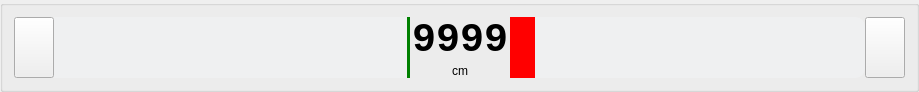
<?xml version="1.0" encoding="UTF-8"?>
<ui version="4.0">
 <class>GuidanceToolbarTop</class>
 <widget class="QGroupBox" name="GuidanceToolbarTop">
  <property name="geometry">
   <rect>
    <x>0</x>
    <y>0</y>
    <width>919</width>
    <height>82</height>
   </rect>
  </property>
  <property name="sizePolicy">
   <sizepolicy hsizetype="Expanding" vsizetype="Minimum">
    <horstretch>0</horstretch>
    <verstretch>0</verstretch>
   </sizepolicy>
  </property>
  <property name="windowTitle">
   <string>GroupBox</string>
  </property>
  <layout class="QGridLayout" name="gridLayout">
   <property name="spacing">
    <number>0</number>
   </property>
   <item row="0" column="0" rowspan="2">
    <widget class="QPushButton" name="pbLeft">
     <property name="sizePolicy">
      <sizepolicy hsizetype="Minimum" vsizetype="Minimum">
       <horstretch>0</horstretch>
       <verstretch>0</verstretch>
      </sizepolicy>
     </property>
     <property name="focusPolicy">
      <enum>Qt::NoFocus</enum>
     </property>
     <property name="text">
      <string/>
     </property>
     <property name="icon">
      <iconset resource="../../res/ressources.qrc">
       <normaloff>:/icons/ArrowTurnLeft.png</normaloff>:/icons/ArrowTurnLeft.png</iconset>
     </property>
     <property name="iconSize">
      <size>
       <width>45</width>
       <height>45</height>
      </size>
     </property>
    </widget>
   </item>
   <item row="0" column="2">
    <widget class="QLabel" name="lbXte">
     <property name="sizePolicy">
      <sizepolicy hsizetype="Preferred" vsizetype="Minimum">
       <horstretch>0</horstretch>
       <verstretch>0</verstretch>
      </sizepolicy>
     </property>
     <property name="minimumSize">
      <size>
       <width>100</width>
       <height>0</height>
      </size>
     </property>
     <property name="font">
      <font>
       <family>Monospace</family>
       <pointsize>30</pointsize>
       <weight>75</weight>
       <bold>true</bold>
      </font>
     </property>
     <property name="focusPolicy">
      <enum>Qt::NoFocus</enum>
     </property>
     <property name="text">
      <string>9999</string>
     </property>
     <property name="alignment">
      <set>Qt::AlignCenter</set>
     </property>
    </widget>
   </item>
   <item row="0" column="4" rowspan="2">
    <widget class="QPushButton" name="pbRight">
     <property name="sizePolicy">
      <sizepolicy hsizetype="Minimum" vsizetype="Minimum">
       <horstretch>0</horstretch>
       <verstretch>0</verstretch>
      </sizepolicy>
     </property>
     <property name="focusPolicy">
      <enum>Qt::NoFocus</enum>
     </property>
     <property name="text">
      <string/>
     </property>
     <property name="icon">
      <iconset resource="../../res/ressources.qrc">
       <normaloff>:/icons/ArrowTurnRight.png</normaloff>:/icons/ArrowTurnRight.png</iconset>
     </property>
     <property name="iconSize">
      <size>
       <width>45</width>
       <height>45</height>
      </size>
     </property>
    </widget>
   </item>
   <item row="1" column="2">
    <widget class="QLabel" name="lbCm">
     <property name="sizePolicy">
      <sizepolicy hsizetype="Preferred" vsizetype="Minimum">
       <horstretch>0</horstretch>
       <verstretch>0</verstretch>
      </sizepolicy>
     </property>
     <property name="text">
      <string>cm</string>
     </property>
     <property name="alignment">
      <set>Qt::AlignCenter</set>
     </property>
    </widget>
   </item>
   <item row="0" column="1" rowspan="2">
    <widget class="QProgressBar" name="pbXteLeft">
     <property name="sizePolicy">
      <sizepolicy hsizetype="Expanding" vsizetype="Expanding">
       <horstretch>0</horstretch>
       <verstretch>0</verstretch>
      </sizepolicy>
     </property>
     <property name="focusPolicy">
      <enum>Qt::NoFocus</enum>
     </property>
     <property name="styleSheet">
      <string notr="true">QProgressBar {
    margin: 0px;
    padding: 0px;
    border: 0px solid grey;
    background-color: #eff0f1;
}

QProgressBar::chunk {
    background-color: green;
    width: 1px;
}</string>
     </property>
     <property name="maximum">
      <number>3000</number>
     </property>
     <property name="value">
      <number>33</number>
     </property>
     <property name="textVisible">
      <bool>false</bool>
     </property>
     <property name="invertedAppearance">
      <bool>true</bool>
     </property>
    </widget>
   </item>
   <item row="0" column="3" rowspan="2">
    <widget class="QProgressBar" name="pbXteRight">
     <property name="sizePolicy">
      <sizepolicy hsizetype="Expanding" vsizetype="Expanding">
       <horstretch>0</horstretch>
       <verstretch>0</verstretch>
      </sizepolicy>
     </property>
     <property name="focusPolicy">
      <enum>Qt::NoFocus</enum>
     </property>
     <property name="styleSheet">
      <string notr="true">QProgressBar {
    margin: 0px;
    padding: 0px;
    border: 0px solid grey;
    border-radius: 10px;
    background-color: #eff0f1;
}

QProgressBar::chunk {
    background-color: red;
    width: 1px;
}</string>
     </property>
     <property name="maximum">
      <number>3000</number>
     </property>
     <property name="value">
      <number>215</number>
     </property>
     <property name="textVisible">
      <bool>false</bool>
     </property>
    </widget>
   </item>
  </layout>
 </widget>
 <resources>
  <include location="../../res/ressources.qrc"/>
 </resources>
 <connections/>
</ui>
